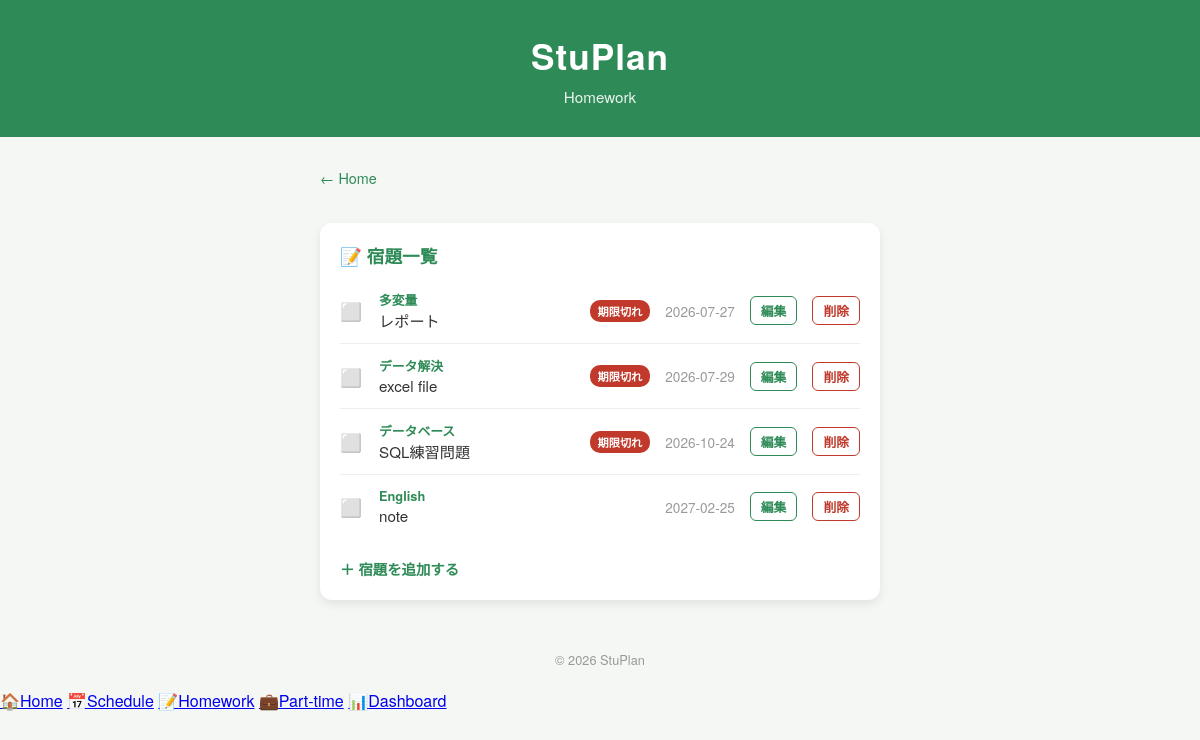
Screenshot of /homework with the database file from the repository.
### tables this page shows
CREATE TABLE homeworks (
    id INTEGER PRIMARY KEY AUTOINCREMENT,
    subject TEXT NOT NULL,
    task TEXT NOT NULL,
    deadline TEXT NOT NULL,
    done INTEGER NOT NULL DEFAULT 0
, user_id INTEGER DEFAULT 1);

### app.py (the view)
@app.route("/homework")
def homework():
    lang = session.get("lang", "ja")
    t = TRANSLATIONS[lang]
    return render_template("homework.html", homeworks=get_homeworks(), t=t)

### app.py (called while the page is built)
def get_db_connection():
    if DATABASE_URL:
        import psycopg2
        import psycopg2.extras
        conn = psycopg2.connect(DATABASE_URL)
        conn.autocommit = False
        return conn
    else:
        conn = sqlite3.connect("stuplan.db")
        conn.row_factory = sqlite3.Row
        return conn

def ph(n=1):
    if DATABASE_URL:
        return ",".join(["%s"] * n) if n > 1 else "%s"
    else:
        return ",".join(["?"] * n) if n > 1 else "?"

def fetchall_as_dict(cursor):
    if DATABASE_URL:
        cols = [desc[0] for desc in cursor.description]
        return [dict(zip(cols, row)) for row in cursor.fetchall()]
    else:
        rows = cursor.fetchall()
        return [dict(row) for row in rows]

def get_user_id():
    return session.get("user_id", 1)

def get_homeworks():
    conn = get_db_connection()
    cursor = conn.cursor()
    p = ph()
    cursor.execute(f"SELECT * FROM homeworks WHERE user_id = {p} ORDER BY deadline", (get_user_id(),))
    rows = fetchall_as_dict(cursor)
    conn.close()
    today = date.today().isoformat()
    result = []
    for item in rows:
        item["overdue"] = (item["deadline"] < today) and not item["done"]
        result.append(item)
    return result

### templates/homework.html (shortened to what this page needs)
<!DOCTYPE html>
<html lang="ja">
<head>
    <link rel="stylesheet" href="{{ url_for('static', filename='style.css') }}">
</head>
<body>
    <header class="main-header"><h1>StuPlan</h1><p>{{ t.homework_title }}</p></header>
    <main class="container schedule-container">
        <a href="/home" class="back-link">{{ t.back_home }}</a>
        <section class="card schedule-card">
            <h2>📝 {{ t.homework_sub }}</h2>
            {% if homeworks %}
            <ul class="homework-list">
                {% for item in homeworks %}
                <li class="homework-item {% if item.done %}done{% endif %}">
                    <span class="homework-status">{% if item.done %}✅{% else %}⬜{% endif %}</span>
                    <div class="homework-info">
                        <span class="homework-subject">{{ item.subject }}</span>
                        <span class="homework-task">{{ item.task }}</span>
                    </div>
                    {% if item.overdue %}<span class="overdue-badge">{{ t.overdue }}</span>{% endif %}
                    <span class="homework-deadline">{{ item.deadline }}</span>
                    <a href="/homework/edit/{{ item.id }}" class="edit-link">{{ t.edit }}</a>
                    <a href="/homework/delete/{{ item.id }}" class="delete-link" onclick="return confirm('{{ t.confirm_delete }}');">{{ t.delete }}</a>
                </li>
                {% endfor %}
            </ul>
            {% else %}
            <p>{{ t.homework_empty }}</p>
            {% endif %}
            <a href="/homework/add" class="add-link">{{ t.homework_add }}</a>
        </section>
    </main>
    <footer class="main-footer"><p>&copy; 2026 StuPlan</p></footer>
    <nav class="bottom-nav">
        <a href="/home" class="nav-item "><span class="nav-icon">🏠</span><span>Home</span></a>
        <a href="/schedule" class="nav-item "><span class="nav-icon">📅</span><span>Schedule</span></a>
        <a href="/homework" class="nav-item active"><span class="nav-icon">📝</span><span>Homework</span></a>
        <a href="/parttime" class="nav-item "><span class="nav-icon">💼</span><span>Part-time</span></a>
        <a href="/dashboard" class="nav-item "><span class="nav-icon">📊</span><span>Dashboard</span></a>
    </nav>
</body>
</html>

### static/style.css (style rules this page uses)
* { margin: 0; padding: 0; box-sizing: border-box; }
body { font-family: "Helvetica Neue", Arial, "Hiragino Kaku Gothic ProN", "Meiryo", sans-serif; background-color: #f4f7f4; color: #333; }
.main-header { background-color: #2e8b57; color: white; text-align: center; padding: 30px 20px; }
.main-header h1 { font-size: 2.2rem; letter-spacing: 1px; }
.main-header p { margin-top: 5px; font-size: 0.95rem; opacity: 0.9; }
.container { max-width: 800px; margin: 30px auto; padding: 0 20px; display: grid; grid-template-columns: 1fr 1fr; gap: 20px; }
.card { background-color: #ffffff; border-radius: 12px; padding: 20px; box-shadow: 0 4px 10px rgba(0, 0, 0, 0.08); transition: transform 0.2s ease; }
.card h2 { font-size: 1.1rem; margin-bottom: 10px; color: #2e8b57; }
.main-footer { text-align: center; padding: 20px; color: #999; font-size: 0.8rem; }
.schedule-container { grid-template-columns: 1fr; max-width: 600px; }
.back-link { display: inline-block; margin-bottom: 15px; color: #2e8b57; text-decoration: none; font-size: 0.9rem; }
.homework-list { list-style: none; }
.homework-item { display: flex; align-items: center; gap: 15px; padding: 12px 0; border-bottom: 1px solid #eee; }
.homework-item:last-child { border-bottom: none; }
.homework-status { font-size: 1.1rem; width: 24px; }
.homework-info { flex: 1; display: flex; flex-direction: column; }
.homework-subject { font-size: 0.8rem; color: #2e8b57; font-weight: bold; }
.homework-task { font-size: 0.95rem; }
.homework-deadline { font-size: 0.85rem; color: #999; white-space: nowrap; }
.add-link { display: inline-block; margin-top: 20px; color: #2e8b57; text-decoration: none; font-weight: bold; font-size: 0.9rem; }
.delete-link { color: #c0392b; text-decoration: none; font-size: 0.8rem; font-weight: bold; padding: 4px 10px; border: 1px solid #c0392b; border-radius: 6px; white-space: nowrap; }
.edit-link { color: #2e8b57; text-decoration: none; font-size: 0.8rem; font-weight: bold; padding: 4px 10px; border: 1px solid #2e8b57; border-radius: 6px; white-space: nowrap; }
.overdue-badge { background-color: #c0392b; color: white; font-size: 0.7rem; font-weight: bold; padding: 3px 8px; border-radius: 10px; white-space: nowrap; }

### rows the page displays
homeworks: subject "多変量", task "レポート", overdue "期限切れ", deadline "2026-07-27", edit "編集", delete "削除"
homeworks: subject "データ解決", task "excel file", overdue "期限切れ", deadline "2026-07-29", edit "編集", delete "削除"
homeworks: subject "データベース", task "SQL練習問題", overdue "期限切れ", deadline "2026-10-24", edit "編集", delete "削除"
homeworks: subject "English", task "note", deadline "2027-02-25", edit "編集", delete "削除"

### other values shown
{{ t.homework_title }} "Homework"
{{ t.back_home }} "← Home"
{{ t.homework_sub }} "宿題一覧"
{{ t.homework_add }} "＋ 宿題を追加する"
